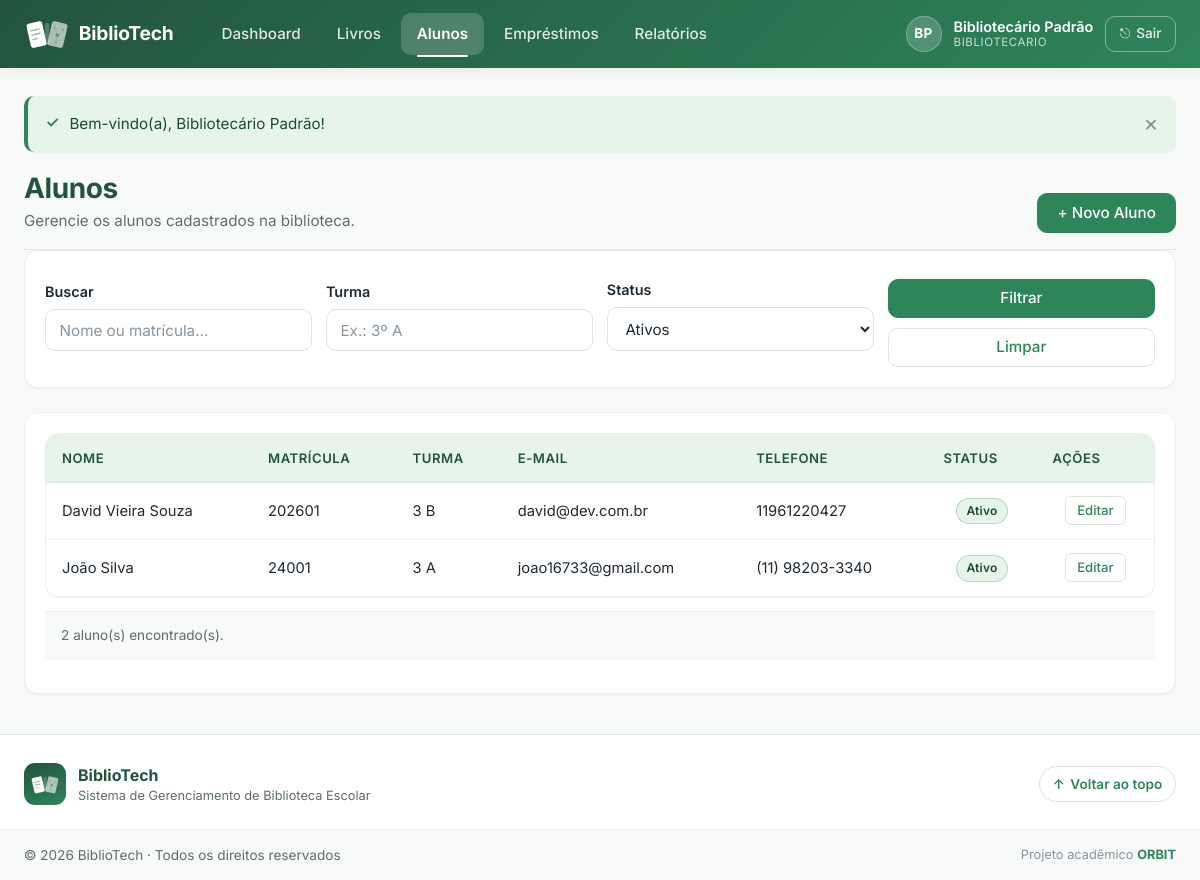
Page /alunos/listar.php (signed in) on the committed database.
### tables this page shows
CREATE TABLE IF NOT EXISTS alunos (
    id         INT           NOT NULL AUTO_INCREMENT,
    nome       VARCHAR(100)  NOT NULL,
    matricula  VARCHAR(20)   NOT NULL,     
    turma      VARCHAR(20)   DEFAULT NULL,
    email      VARCHAR(100)  DEFAULT NULL,
    telefone   VARCHAR(20)   DEFAULT NULL,
    ativo      TINYINT(1)    NOT NULL DEFAULT 1,  
    criado_em  TIMESTAMP     NOT NULL DEFAULT CURRENT_TIMESTAMP,
    atualizado_em TIMESTAMP  NOT NULL DEFAULT CURRENT_TIMESTAMP
                             ON UPDATE CURRENT_TIMESTAMP,

    CONSTRAINT pk_alunos          PRIMARY KEY (id),
    CONSTRAINT uq_alunos_matricula UNIQUE (matricula)  
);

### alunos/listar.php (the view, shortened to what this page needs)
<?php
require_once __DIR__ . '/../includes/conexao.php';
$busca  = trim((string) ($_GET['busca']  ?? ''));
$status = trim((string) ($_GET['status'] ?? 'ativo'));
$turma  = trim((string) ($_GET['turma']  ?? ''));
$where  = [];
$params = [];
if ($status === 'ativo') {
    $where[] = 'a.ativo = 1';
} elseif ($status === 'inativo') {
    $where[] = 'a.ativo = 0';
}
$clausula_where = $where ? 'WHERE ' . implode(' AND ', $where) : '';
$alunos = [];
try {
    $sql  = "SELECT a.id, a.nome, a.matricula, a.turma, a.email, a.telefone, a.ativo
               FROM alunos a
              $clausula_where
              ORDER BY a.nome ASC";
    $stmt = $pdo->prepare($sql);
    $stmt->execute($params);
    $alunos = $stmt->fetchAll();
} catch (PDOException $e) {
    error_log('[BiblioTech] alunos/listar: ' . $e->getMessage());
    flash('erro', 'Erro ao carregar lista de alunos.');
}
require_once __DIR__ . '/../includes/header.php';
require_once __DIR__ . '/../includes/navbar.php';
?>
<div class="pagina-cabecalho">
    <div class="pagina-cabecalho-texto">
        <h1 class="pagina-titulo">Alunos</h1>
        <p class="pagina-subtitulo">Gerencie os alunos cadastrados na biblioteca.</p>
    </div>
    <?php if (hasPermission('alunos.cadastrar')): ?>
        <a href="<?= e(BASE_URL) ?>/alunos/cadastrar.php" class="btn btn-primario">
            + Novo Aluno
        </a>
    <?php endif; ?>
</div>
<div class="card mb-4">
    <form method="GET" action="<?= e(BASE_URL) ?>/alunos/listar.php" class="form-filtros">
        <div class="form-grupo">
            <label for="busca">Buscar</label>
            <input
                type="text"
                id="busca"
                name="busca"
                class="form-campo"
                placeholder="Nome ou matrícula…"
                value="<?= e($busca) ?>"
                maxlength="150"
            >
        </div>
        <div class="form-grupo">
            <label for="turma">Turma</label>
            <input
                type="text"
                id="turma"
                name="turma"
                class="form-campo"
                placeholder="Ex.: 3º A"
                value="<?= e($turma) ?>"
                maxlength="50"
            >
        </div>
        <div class="form-grupo">
            <label for="status">Status</label>
            <select id="status" name="status" class="form-campo">
                <option value="ativo"   <?= $status === 'ativo'   ? 'selected' : '' ?>>Ativos</option>
            </select>
        </div>
        <div class="form-grupo form-grupo-acoes">
            <button type="submit" class="btn btn-primario">Filtrar</button>
            <a href="<?= e(BASE_URL) ?>/alunos/listar.php" class="btn btn-secundario">Limpar</a>
        </div>
    </form>
</div>
<div class="card">
    <?php if (empty($alunos)): ?>
        <p class="tabela-vazia">Nenhum aluno encontrado com os filtros aplicados.</p>
    <?php else: ?>
        <div class="tabela-responsiva">
            <table class="tabela">
                <thead>
                    <tr>
                        <th>Nome</th>
                        <th>Matrícula</th>
                        <th>Turma</th>
                        <th>E-mail</th>
                        <th>Telefone</th>
                        <th class="text-centro">Status</th>
                        <th class="text-centro">Ações</th>
                    </tr>
                </thead>
                <tbody>
                    <?php foreach ($alunos as $aluno): ?>
                        <tr>
                            <td data-label="Nome"><?= e($aluno['nome']) ?></td>
                            <td data-label="Matrícula"><?= e($aluno['matricula']) ?></td>
                            <td data-label="Turma"><?= e($aluno['turma'] ?? '—') ?></td>
                            <td data-label="E-mail"><?= e($aluno['email'] ?? '—') ?></td>
                            <td data-label="Telefone"><?= e($aluno['telefone'] ?? '—') ?></td>
                            <td data-label="Status" class="text-centro">
                                <?php if ((int) $aluno['ativo'] === 1): ?>
                                    <span class="badge badge-sucesso">Ativo</span>
                                <?php else: ?>
                                    <span class="badge badge-erro">Inativo</span>
                                <?php endif; ?>
                            </td>
                            <td data-label="Ações" class="text-centro acoes-tabela">
                                <?php if ((int) $aluno['ativo'] === 1): ?>
                                    <?php if (hasPermission('alunos.editar')): ?>
                                        <a href="<?= e(BASE_URL) ?>/alunos/editar.php?id=<?= (int) $aluno['id'] ?>"
                                           class="btn btn-sm btn-secundario"
                                           title="Editar aluno">
                                            Editar
                                        </a>
                                    <?php endif; ?>
                                <?php else: ?>
                                    <span class="texto-muted">—</span>
                                <?php endif; ?>
                            </td>
                        </tr>
                    <?php endforeach; ?>
                </tbody>
            </table>
        </div>
        <p class="tabela-rodape"><?= count($alunos) ?> aluno(s) encontrado(s).</p>
    <?php endif; ?>
</div>
<?php require_once __DIR__ . '/../includes/footer.php'; ?>

### rows in the picture
alunos: nome "David Vieira Souza", matricula "202601", turma "3 B", email "david@dev.com.br", telefone "11961220427", ativo "Ativo"
alunos: nome "João Silva", matricula "24001", turma "3 A", email "joao16733@gmail.com", telefone "(11) 98203-3340", ativo "Ativo"

### other values in the picture
$iniciais "BP"
$_SESSION['usuario_nome'] "Bibliotecário Padrão"
$_SESSION['usuario_perfil'] "BIBLIOTECARIO"
$msg['mensagem'] "Bem-vindo(a), Bibliotecário Padrão!"
count($alunos) "2"
